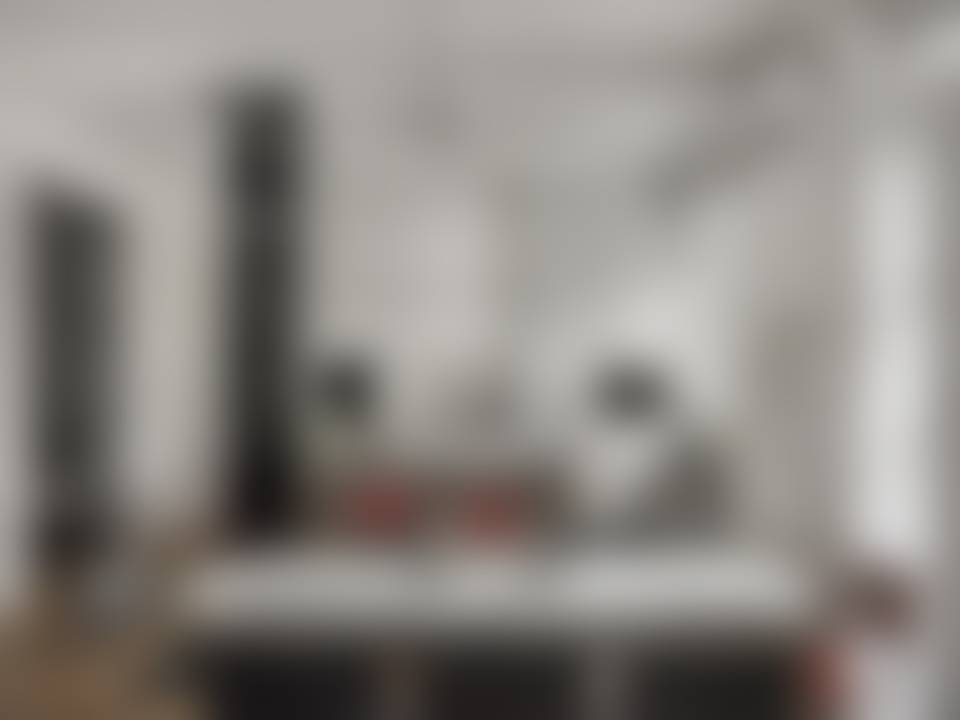
#> input picture img/apartment-cover-m.jpg, 960 x 720 px
$ python -i images.py   (imports and definitions only)
#> lines starting #> are read from the running program, lines starting #| are printed output that depends on the picture
#> further down, picture is the input picture: PIL image 960x720 RGB; mean R, G, B 140, 135.2, 130.8
# -*- coding: utf-8 -*-
import os, glob, json, sys
from PIL import Image, ImageOps
sys.path.insert(0, os.path.dirname(__file__))
from data import PROJECTS, SRC, PORTRAIT

ROOT = os.path.dirname(os.path.dirname(os.path.abspath(__file__)))
OUT = os.path.join(ROOT, 'img')

def find(folder, n):
    fs = sorted(glob.glob(os.path.join(SRC, folder, '%02d_*' % n)))
    return fs[0]

from PIL import ImageEnhance
def warmify(im):
    r, g, b = im.split()
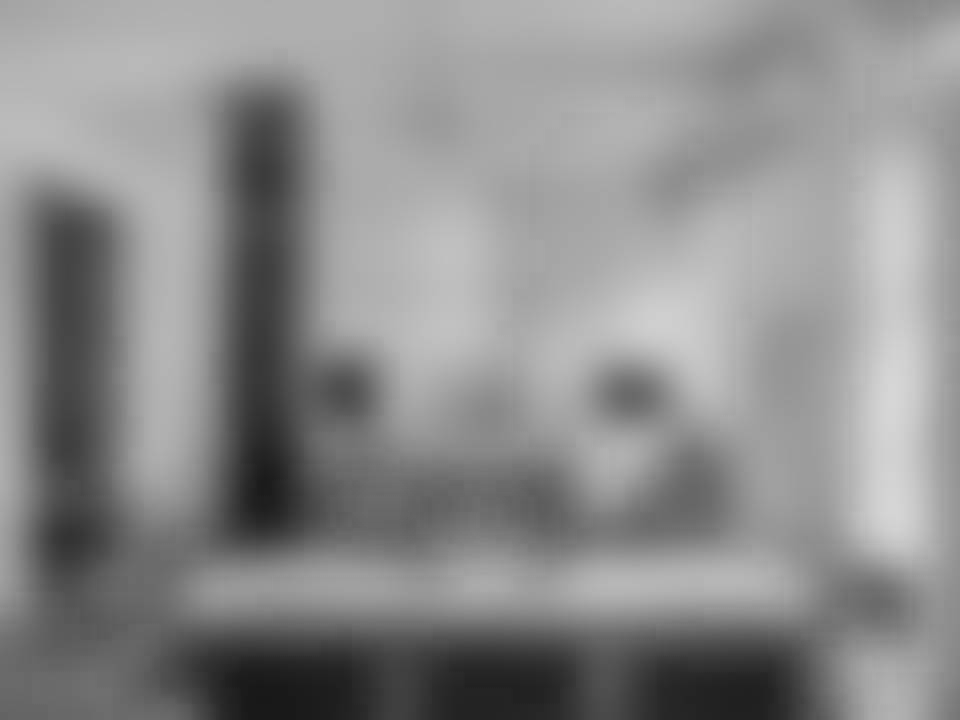
#> r: PIL image 960x720 L; min 24, max 214, mean 140
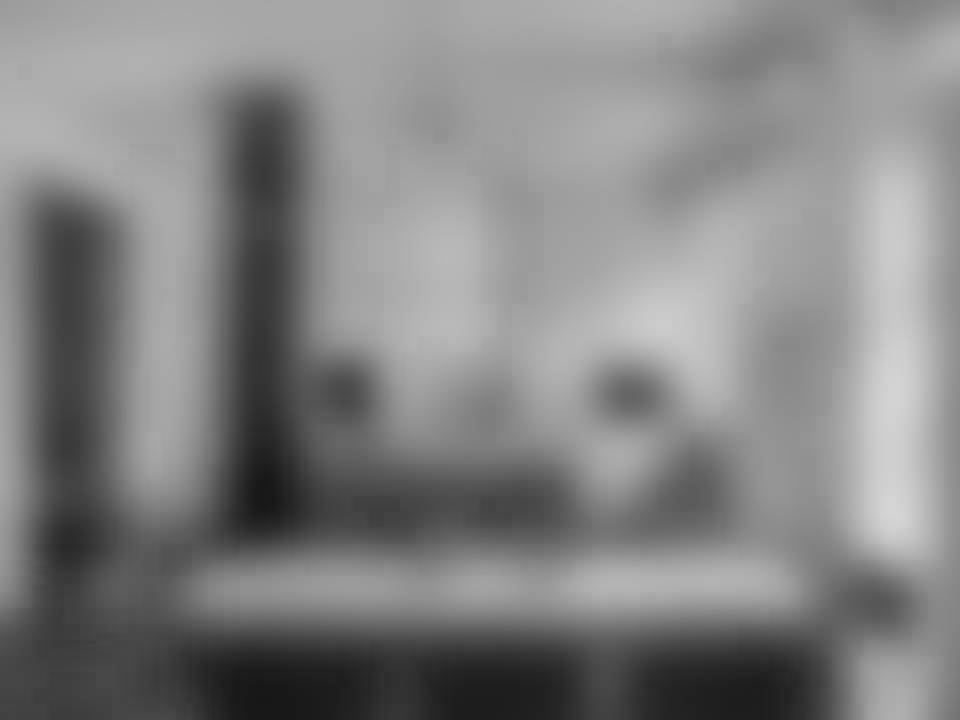
#> b: PIL image 960x720 L; min 23, max 213, mean 130.8
    r = r.point(lambda v: min(255, int(v * 1.05 + 4)))
    g = g.point(lambda v: min(255, int(v * 1.0)))
    b = b.point(lambda v: int(v * 0.88))
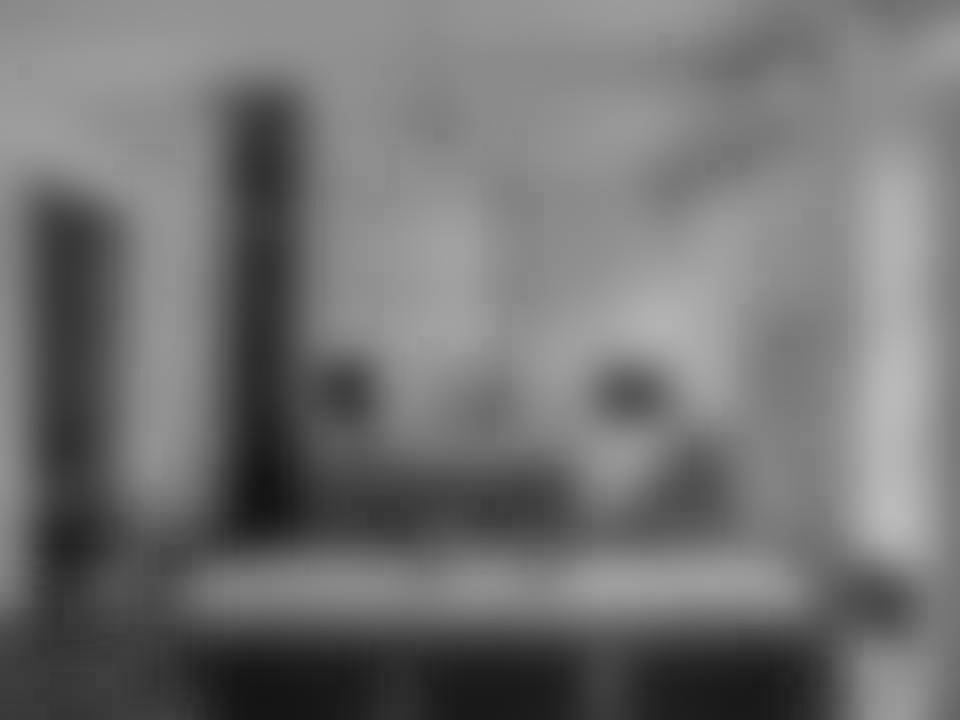
#> b: PIL image 960x720 L; min 20, max 187, mean 114.6
    im = Image.merge('RGB', (r, g, b))
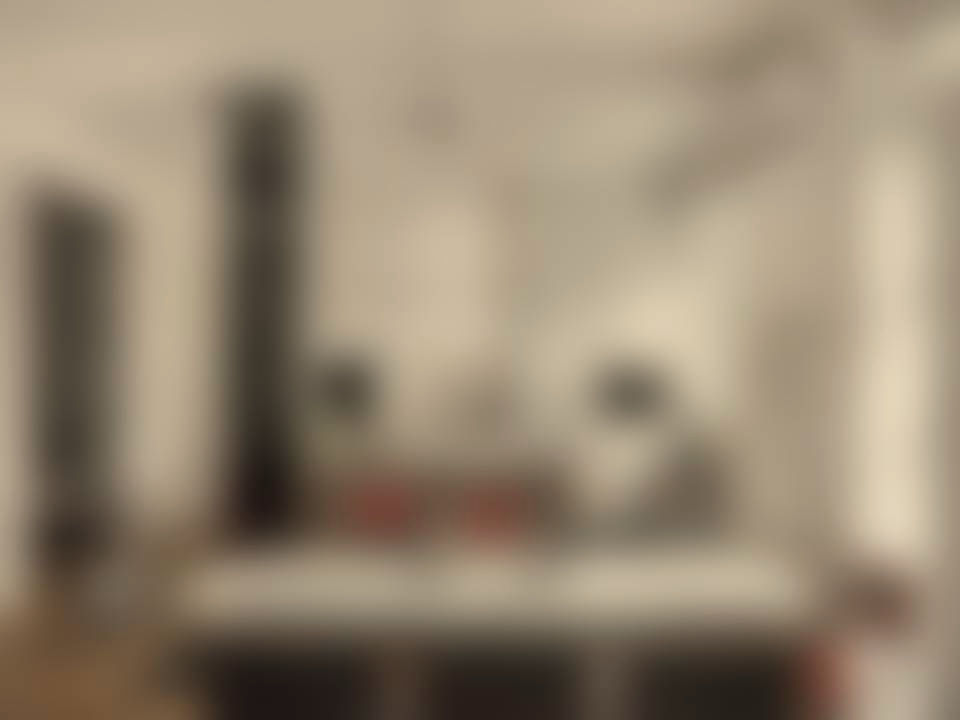
#> im: PIL image 960x720 RGB; mean R, G, B 150.5, 135.2, 114.6
    im = ImageEnhance.Brightness(im).enhance(0.93)
    im = ImageEnhance.Color(im).enhance(1.08)
    im = ImageEnhance.Contrast(im).enhance(1.04)
    return im
WARM = False
def save(im, path, long_side, q=82):
    im = ImageOps.exif_transpose(im).convert('RGB')
    if WARM: im = warmify(im)
    w, h = im.size
    s = long_side / max(w, h)
    if s < 1:
        im = im.resize((round(w * s), round(h * s)), Image.LANCZOS)
    im.save(path, 'JPEG', quality=q, optimize=True, progressive=True)
    return im.size

meta = {}
# [26 lines not run here, left out]

>>> from PIL import Image
>>> picture = Image.open('../img/apartment-cover-m.jpg')
>>> result = warmify(picture)
